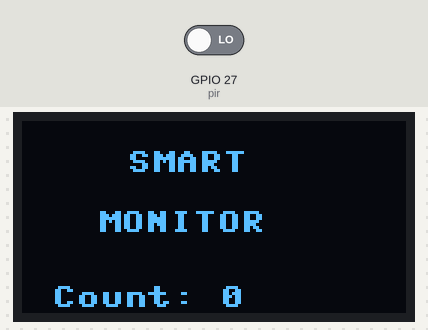
Bench run of a program on a simulated ESP32 board running MicroPython. Parts: 128×64 one-colour display. Inputs (shaded band) come from the test bench; at power-on: GPIO 27 (pir) LOW.

Above: at 1.2 s.
1.3 s: GPIO 27 (pir) driven HIGH
At 1.7 s:
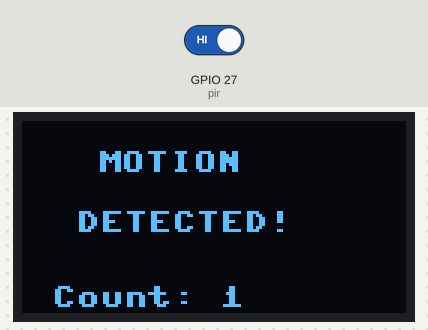
2.9 s: GPIO 27 (pir) driven LOW
At 5.0 s:
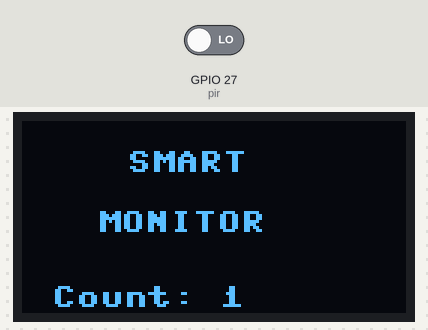
5.9 s: GPIO 27 (pir) driven HIGH
At 7.1 s:
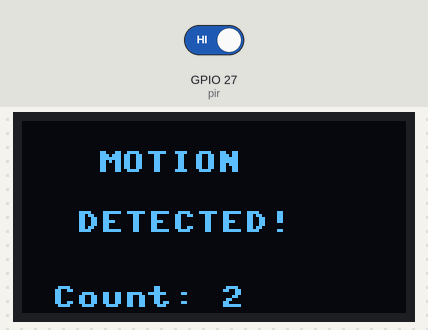
Timing chart, 0 to 8.9 s (numbered marks = the images above; inputs shaded):
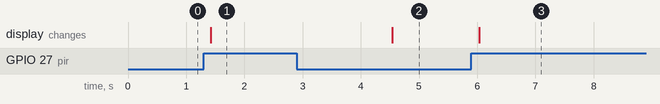

Measured:
- after the input at 1.3 s, the display: changes after 0.12 s (image 1)
- after the input at 2.9 s, the display: changes after 1.6 s (image 2)
- after the input at 5.9 s, the display: changes after 0.14 s (image 3)

The program:

Adarsh_EAE_SmartMotion_detector_and_counter.py
```python
from machine import Pin, SoftI2C
import ssd1306
import time

# OLED
i2c = SoftI2C(scl=Pin(22), sda=Pin(21))
oled = ssd1306.SSD1306_I2C(128, 64, i2c)

# PIR Sensor
pir = Pin(27, Pin.IN)

motion_count = 0
last_state = 0

while True:

    motion = pir.value()

    if motion == 1 and last_state == 0:

        motion_count += 1

        oled.fill(0)
        oled.text("MOTION", 25, 10)
        oled.text("DETECTED!", 18, 30)
        oled.text("Count: {}".format(motion_count), 10, 55)
        oled.show()

        time.sleep(3)

    if motion == 0:

        oled.fill(0)
        oled.text("SMART", 35, 10)
        #oled.text("ADARSH", 30, 10)
        oled.text("MONITOR", 25, 30)
        oled.text("Count: {}".format(motion_count), 10, 55)
        oled.show()

    last_state = motion

    time.sleep(0.1)
```
